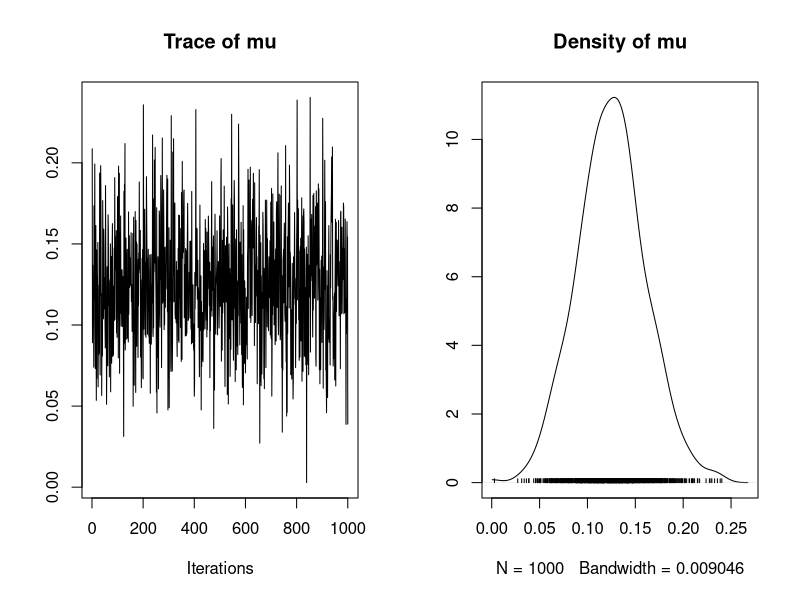
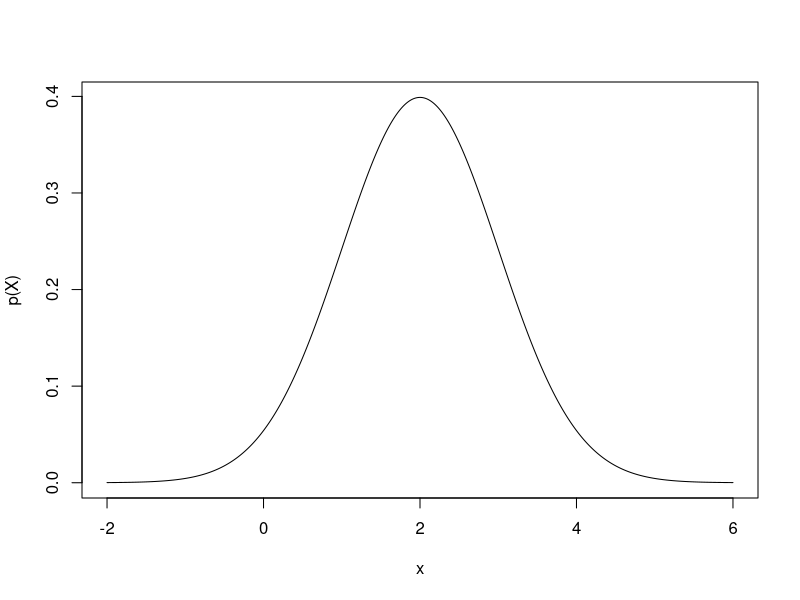
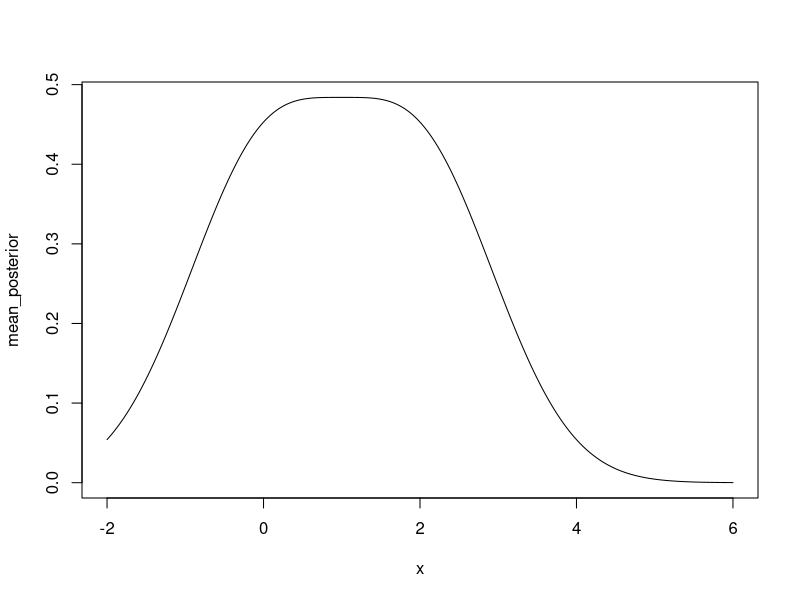

Generate these figures, in order, with R:
## MCMC for conjugate Normal distribution
# 19/10/2017

# Prior distiribution of theta has a mean of 0 and variance of 1
# Observation of data has an unknown mean and a variance of 1

# Packages needed
library("MCMCpack")

####################################################### 
## Use MCMCpack as a comparison for my manual method ##
#######################################################

# The data, known variance of data, prior mean of mu, prior variance of mu, number of MC draws
# don't know mean of data!
x <- seq(-2, 6, 0.01)
D <- dnorm(x, 2, 1) # A vector of observed data
mcmc_package <- MCnormalnormal(D, 1, 0, 1, mc = 1000)
plot(mcmc_package)
var(mcmc_package)
mean(mcmc_package)

######################
## My manual method ##
######################

# Use the same test data as for MCMCpack
plot(x, D, type='l', ylab="p(X)", xlab="x")

# Define the prior distribution
mean_prior <- dnorm(x, 0, 1)

# Define the posterior distribution
mean_posterior <- (D + mean_prior)
plot(x, mean_posterior, type="l")
